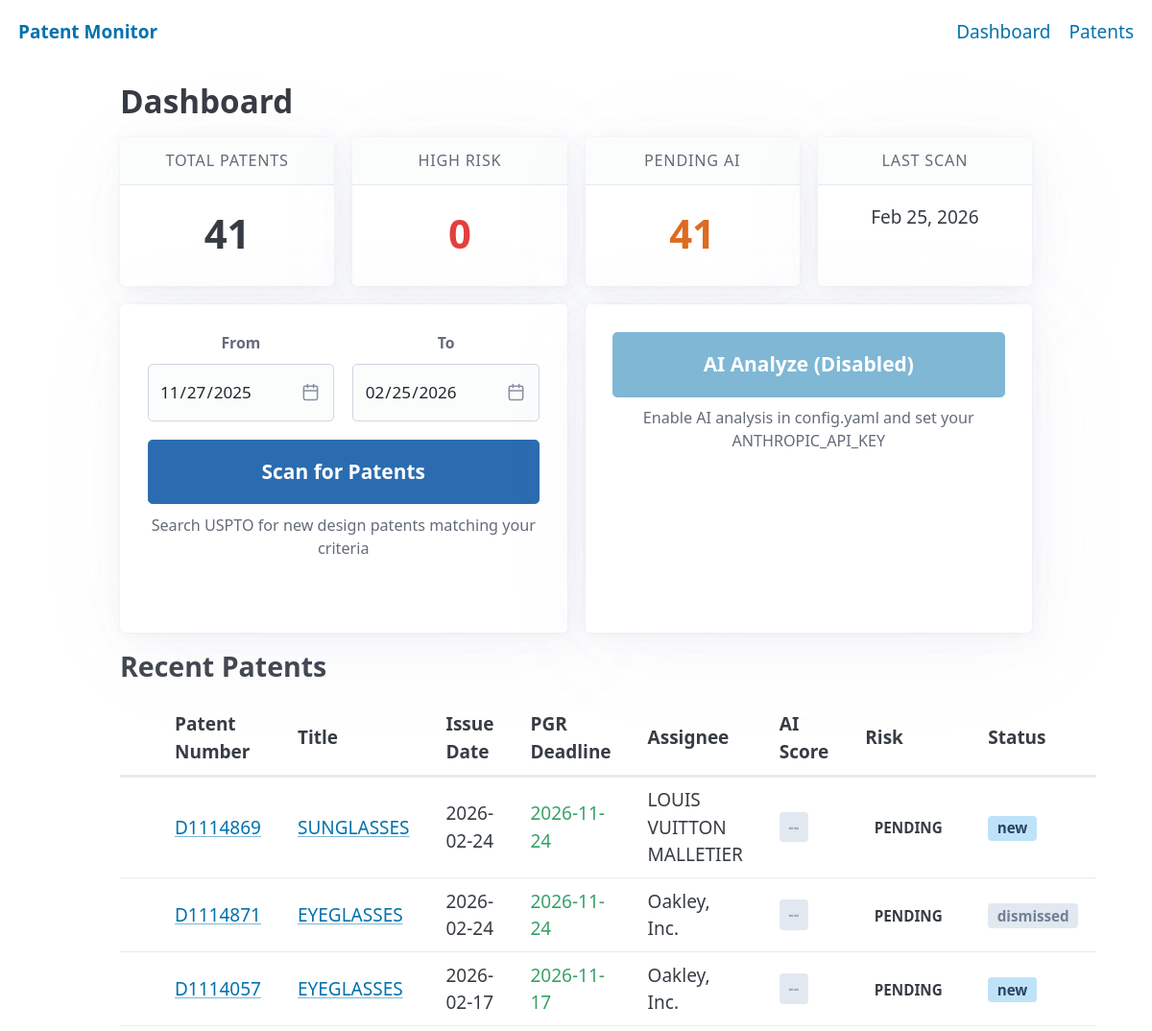
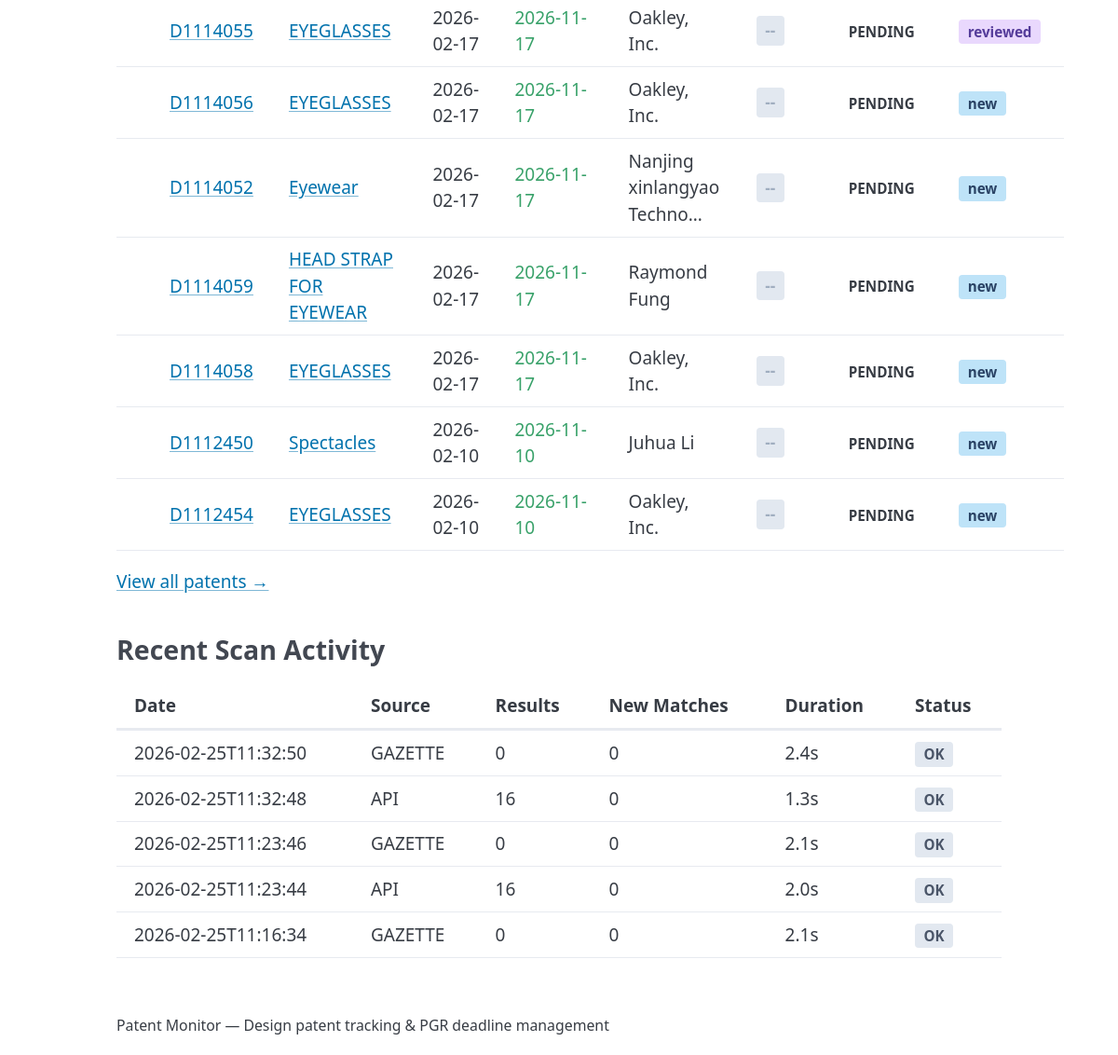
The page / on the database its author committed (2 pictures, top to bottom).
### tables this page shows
CREATE TABLE patents (
    id INTEGER PRIMARY KEY AUTOINCREMENT,
    patent_number TEXT UNIQUE NOT NULL,
    application_number TEXT,
    title TEXT NOT NULL,
    issue_date TEXT NOT NULL,
    filing_date TEXT,
    inventors TEXT,
    assignee TEXT,
    classification_us TEXT,
    classification_cpc TEXT,
    classification_locarno TEXT,
    image_url TEXT,
    abstract TEXT,
    pgr_deadline TEXT NOT NULL,
    status TEXT DEFAULT 'new',
    matched_criteria TEXT,
    first_seen_at TEXT NOT NULL,
    notified_at TEXT,
    notes TEXT
, ai_analysis TEXT);

CREATE TABLE search_runs (
    id INTEGER PRIMARY KEY AUTOINCREMENT,
    run_at TEXT NOT NULL,
    source TEXT NOT NULL,
    query_params TEXT,
    results_count INTEGER,
    new_matches_count INTEGER,
    error TEXT,
    duration_seconds REAL
);

### patent_monitor/web/routes.py (the view)
@bp.route("/")
def dashboard():
    db = _get_db()
    config = _get_config()
    tm = _get_task_manager()
    stats = get_dashboard_stats(db)
    from datetime import timedelta
    today = date.today()
    today_minus_90 = today - timedelta(days=90)
    date_from_str = request.args.get("date_from", "")
    date_to_str = request.args.get("date_to", "")
    date_from_val = None
    date_to_val = None
    if date_from_str and date_to_str:
        try:
            date_from_val = date.fromisoformat(date_from_str)
            date_to_val = date.fromisoformat(date_to_str)
            recent_patents = db.get_patents_by_date_range(date_from_val, date_to_val)
        except ValueError:
            recent_patents = db.get_all_patents(limit=10)
    else:
        recent_patents = db.get_all_patents(limit=10)
    patents_with_analysis = []
    for patent in recent_patents:
        analysis_json = db.get_ai_analysis(patent.patent_number)
        analysis = None
        if analysis_json:
            try:
                analysis = json.loads(analysis_json)
            except json.JSONDecodeError:
                pass
        patents_with_analysis.append((patent, analysis))
    return render_template(
        "dashboard.html",
        stats=stats,
        patents_with_analysis=patents_with_analysis,
        ai_enabled=config.ai.enabled,
        has_running_task=tm.has_running_task(),
        today=today.isoformat(),
        today_minus_90=today_minus_90.isoformat(),
        date_from=date_from_str or today_minus_90.isoformat(),
        date_to=date_to_str or today.isoformat(),
    )

### patent_monitor/db.py (called while the page is built)
    def get_all_patents(self, limit: int = 100, offset: int = 0) -> list[Patent]:
        cur = self.conn.execute(
            "SELECT * FROM patents ORDER BY issue_date DESC LIMIT ? OFFSET ?",
            (limit, offset),
        )
        return [self._row_to_patent(row) for row in cur.fetchall()]

    def get_patent_count(self) -> int:
        cur = self.conn.execute("SELECT COUNT(*) FROM patents")
        return cur.fetchone()[0]

    def get_ai_analysis(self, patent_number: str) -> str | None:
        cur = self.conn.execute(
            "SELECT ai_analysis FROM patents WHERE patent_number = ?",
            (patent_number,),
        )
        row = cur.fetchone()
        return row["ai_analysis"] if row else None

    def get_patents_without_ai_analysis(self) -> list[Patent]:
        cur = self.conn.execute(
            "SELECT * FROM patents WHERE ai_analysis IS NULL ORDER BY issue_date DESC"
        )
        return [self._row_to_patent(row) for row in cur.fetchall()]

    def get_patent_count_by_status(self) -> dict[str, int]:
        cur = self.conn.execute(
            "SELECT status, COUNT(*) as cnt FROM patents GROUP BY status"
        )
        return {row["status"]: row["cnt"] for row in cur.fetchall()}

    def get_recent_search_runs(self, limit: int = 10) -> list[dict]:
        cur = self.conn.execute(
            """SELECT run_at, source, results_count, new_matches_count,
                      error, duration_seconds
               FROM search_runs
               ORDER BY run_at DESC LIMIT ?""",
            (limit,),
        )
        return [
            {
                "run_at": row["run_at"],
                "source": row["source"],
                "results_count": row["results_count"],
                "new_matches_count": row["new_matches_count"],
                "error": row["error"],
                "duration_seconds": row["duration_seconds"],
            }
            for row in cur.fetchall()
        ]

    def get_last_run_date(self, source: str = "api") -> date | None:
        cur = self.conn.execute(
            """SELECT run_at FROM search_runs
               WHERE source = ? AND error IS NULL
               ORDER BY run_at DESC LIMIT 1""",
            (source,),
        )
        row = cur.fetchone()
        if row:
            return datetime.fromisoformat(row["run_at"]).date()
        return None

### patent_monitor/models.py (called while the page is built)
    @property
    def pgr_deadline(self) -> date:
        return self.issue_date + relativedelta(months=9)

### patent_monitor/web/templates/dashboard.html (shortened to what this page needs)
{% extends "base.html" %}
{% block content %}
<h2>Dashboard</h2>
<div class="grid">
    <article class="stat-card">
        <header>Total Patents</header>
        <p class="stat-number">{{ stats.total_patents }}</p>
    </article>
    <article class="stat-card">
        <header>High Risk</header>
        <p class="stat-number stat-danger">{{ stats.high_risk_count }}</p>
    </article>
    <article class="stat-card">
        <header>Pending AI</header>
        <p class="stat-number stat-warning">{{ stats.pending_analysis }}</p>
    </article>
    <article class="stat-card">
        <header>Last Scan</header>
        <p class="stat-text">
            {% if stats.last_scan_date %}
                {{ stats.last_scan_date.strftime('%b %d, %Y') }}
            {% else %}
                Never
            {% endif %}
        </p>
    </article>
</div>
<div class="grid action-buttons">
    <article>
        <div class="date-range">
            <div class="grid">
                <label>
                    <small>From</small>
                    <input type="date" id="scan-date-from" value="{{ date_from }}">
                </label>
                <label>
                    <small>To</small>
                    <input type="date" id="scan-date-to" value="{{ date_to }}">
                </label>
            </div>
        </div>
        <button id="btn-scan" class="action-btn scan-btn" {% if has_running_task %}disabled aria-busy="true"{% endif %}>
            Scan for Patents
        </button>
        <p class="action-desc">Search USPTO for new design patents matching your criteria</p>
        <div id="scan-status" class="task-status"></div>
    </article>
    {% if ai_enabled %}
    <article>
        <button id="btn-analyze" class="action-btn analyze-btn" {% if has_running_task %}disabled aria-busy="true"{% endif %}>
            AI Analyze
        </button>
        <p class="action-desc">Compare unanalyzed patents against your product images</p>
        <div id="analyze-status" class="task-status"></div>
    </article>
    {% else %}
    <article>
        <button class="action-btn" disabled>AI Analyze (Disabled)</button>
        <p class="action-desc">Enable AI analysis in config.yaml and set your ANTHROPIC_API_KEY</p>
    </article>
    {% endif %}
</div>
<h3>Recent Patents
</h3>
{% if patents_with_analysis %}
<figure>
<table>
    <thead>
        <tr>
            <th class="thumb-col"></th>
            <th>Patent Number</th>
            <th>Title</th>
            <th>Issue Date</th>
            <th>PGR Deadline</th>
            <th>Assignee</th>
            <th>AI Score</th>
            <th>Risk</th>
            <th>Status</th>
        </tr>
    </thead>
    <tbody>
        {% for patent, analysis in patents_with_analysis %}
        <tr>
            <td class="thumb-cell"><img class="patent-thumb" src="{{ url_for('main.api_patent_image', patent_number=patent.patent_number) }}" alt="" loading="lazy" onerror="this.style.display='none'"></td>
            <td><a href="{{ patent.uspto_url }}" target="_blank">{{ patent.patent_number }}</a></td>
            <td><a href="{{ url_for('main.patent_detail', patent_number=patent.patent_number) }}">{{ patent.title[:50] }}{% if patent.title|length > 50 %}...{% endif %}</a></td>
            <td>{{ patent.issue_date.strftime('%Y-%m-%d') }}</td>
            <td class="{% if patent.pgr_months_remaining < 3 %}deadline-urgent{% elif patent.pgr_months_remaining < 6 %}deadline-warning{% else %}deadline-ok{% endif %}">
                {{ patent.pgr_deadline.strftime('%Y-%m-%d') }}
            </td>
            <td>{% if patent.assignee %}{{ patent.assignee[:25] }}{% if patent.assignee|length > 25 %}...{% endif %}{% elif patent.inventors %}{{ patent.inventors[0][:25] }}{% if patent.inventors[0]|length > 25 %}...{% endif %}{% endif %}</td>
            <td>
                {% if analysis %}
                <span class="score-badge score-{{ analysis.risk_level }}">{{ analysis.similarity_score }}%</span>
                {% else %}
                <span class="score-badge score-pending">--</span>
                {% endif %}
            </td>
            <td>
                {% if analysis %}
                <span class="risk-label risk-{{ analysis.risk_level }}">{{ analysis.risk_level|upper }}</span>
                {% else %}
                <span class="risk-label">Pending</span>
                {% endif %}
            </td>
            <td><span class="status-badge status-{{ patent.status }}">{{ patent.status }}</span></td>
        </tr>
        {% endfor %}
    </tbody>
</table>
</figure>
<p><a href="{{ url_for('main.patent_list') }}">View all patents &rarr;</a></p>
{% else %}
<p>No patents found yet. Click <strong>Scan for Patents</strong> to search for new design patents.</p>
{% endif %}
{% if stats.recent_runs %}
<h3>Recent Scan Activity</h3>
<figure>
<table>
    <thead>
        <tr>
            <th>Date</th>
            <th>Source</th>
            <th>Results</th>
            <th>New Matches</th>
            <th>Duration</th>
            <th>Status</th>
        </tr>
    </thead>
    <tbody>
        {% for run in stats.recent_runs %}
        <tr>
            <td>{{ run.run_at[:19] }}</td>
            <td>{{ run.source|upper }}</td>
            <td>{{ run.results_count or 0 }}</td>
            <td>{{ run.new_matches_count or 0 }}</td>
            <td>{{ "%.1f"|format(run.duration_seconds or 0) }}s</td>
            <td>{% if run.error %}<span class="risk-label risk-high">Error</span>{% else %}<span class="risk-label risk-none">OK</span>{% endif %}</td>
        </tr>
        {% endfor %}
    </tbody>
</table>
</figure>
{% endif %}
{% endblock %}

### patent_monitor/web/templates/base.html (shortened to what this page needs)
<!DOCTYPE html>
<html lang="en" data-theme="light">
<head>
    <link rel="stylesheet" href="https://cdn.jsdelivr.net/npm/@picocss/pico@2/css/pico.min.css">
    <link rel="stylesheet" href="{{ url_for('main.static', filename='style.css') }}">
</head>
<body>
    <nav class="container-fluid">
        <ul>
            <li><a href="{{ url_for('main.dashboard') }}"><strong>Patent Monitor</strong></a></li>
        </ul>
        <ul>
            <li><a href="{{ url_for('main.dashboard') }}">Dashboard</a></li>
            <li><a href="{{ url_for('main.patent_list') }}">Patents</a></li>
        </ul>
    </nav>
    <main class="container">
        {% block content %}{% endblock %}
    </main>
    <footer class="container">
        <small>Patent Monitor &mdash; Design patent tracking &amp; PGR deadline management</small>
    </footer>
</body>
</html>

### patent_monitor/web/static/style.css (style rules this page uses)
.stat-card { text-align: center; padding: 1rem; }
.stat-card header { font-size: 0.85rem; color: var(--pico-muted-color); text-transform: uppercase; letter-spacing: 0.05em; }
.stat-number { font-size: 2.2rem; font-weight: 700; margin: 0.25rem 0; }
.stat-text { font-size: 1rem; margin: 0.5rem 0; }
.stat-danger { color: #e53e3e; }
.stat-warning { color: #dd6b20; }
.date-range { margin-bottom: 1rem; }
.date-range .grid { margin-bottom: 0; }
.date-range label { margin-bottom: 0; }
.date-range small { display: block; margin-bottom: 0.25rem; color: var(--pico-muted-color); font-weight: 600; }
.date-range input[type="date"] { padding: 0.4rem 0.6rem; font-size: 0.9rem; margin-bottom: 0; }
.action-buttons article { text-align: center; padding: 1.5rem; }
.action-btn { width: 100%; font-size: 1.1rem; padding: 0.9rem 1.5rem; font-weight: 600; }
.action-desc { font-size: 0.85rem; color: var(--pico-muted-color); margin-top: 0.5rem; }
.scan-btn { background: #2b6cb0; border-color: #2b6cb0; }
.task-status { margin-top: 0.5rem; min-height: 1.5rem; }
.score-badge { display: inline-block; padding: 0.15rem 0.5rem; border-radius: 4px; font-weight: 700; font-size: 0.9rem; }
.score-pending { background: #e2e8f0; color: #a0aec0; }
.risk-label { display: inline-block; padding: 0.1rem 0.5rem; border-radius: 4px; font-size: 0.8rem; font-weight: 600; text-transform: uppercase; }
.risk-none { background: #e2e8f0; color: #4a5568; }
.status-badge { display: inline-block; padding: 0.1rem 0.5rem; border-radius: 4px; font-size: 0.8rem; font-weight: 600; }
.status-new { background: #bee3f8; color: #2a4365; }
.status-reviewed { background: #e9d8fd; color: #553c9a; }
.status-dismissed { background: #e2e8f0; color: #718096; }
.deadline-ok { color: #38a169; }
.thumb-col { width: 180px; }
.thumb-cell { padding: 0.25rem; width: 180px; text-align: center; }

### rows shown on the page
patents: patent_number "D1114869", title "SUNGLASSES", assignee "LOUIS VUITTON MALLETIER", status "new"
patents: patent_number "D1114871", title "EYEGLASSES", assignee "Oakley, Inc.", status "dismissed"
patents: patent_number "D1114057", title "EYEGLASSES", assignee "Oakley, Inc.", status "new"
patents: patent_number "D1114055", title "EYEGLASSES", assignee "Oakley, Inc.", status "reviewed"
patents: patent_number "D1114056", title "EYEGLASSES", assignee "Oakley, Inc.", status "new"
patents: patent_number "D1114052", title "Eyewear", assignee "Nanjing xinlangyao Techno", status "new"
patents: patent_number "D1114059", title "HEAD STRAP FOR EYEWEAR", status "new"
patents: patent_number "D1114058", title "EYEGLASSES", assignee "Oakley, Inc.", status "new"
patents: patent_number "D1112450", title "Spectacles", status "new"
patents: patent_number "D1112454", title "EYEGLASSES", assignee "Oakley, Inc.", status "new"
search_runs: run_at "2026-02-25T11:32:50", source "GAZETTE", results_count "0", new_matches_count "0", duration_seconds "2.4"
search_runs: run_at "2026-02-25T11:32:48", source "API", results_count "16", new_matches_count "0", duration_seconds "1.3"
search_runs: run_at "2026-02-25T11:23:46", source "GAZETTE", results_count "0", new_matches_count "0", duration_seconds "2.1"
search_runs: run_at "2026-02-25T11:23:44", source "API", results_count "16", new_matches_count "0", duration_seconds "2.0"
search_runs: run_at "2026-02-25T11:16:34", source "GAZETTE", results_count "0", new_matches_count "0", duration_seconds "2.1"

### other values the page prints
{{ stats.total_patents }} "41"
{{ stats.high_risk_count }} "0"
{{ stats.pending_analysis }} "41"
{{ stats.last_scan_date.strftime('%b %d, %Y') }} "Feb 25, 2026"
{{ patent.issue_date.strftime('%Y-%m-%d') }} "2026-02-24" "2026-02-24" "2026-02-17" "2026-02-17" "2026-02-17" "2026-02-17" "2026-02-17" "2026-02-17" "2026-02-10" "2026-02-10"
{{ patent.pgr_deadline.strftime('%Y-%m-%d') }} "2026-11-24" "2026-11-24" "2026-11-17" "2026-11-17" "2026-11-17" "2026-11-17" "2026-11-17" "2026-11-17" "2026-11-10" "2026-11-10"
{{ patent.inventors[0][:25] }} "Raymond Fung" "Juhua Li"
